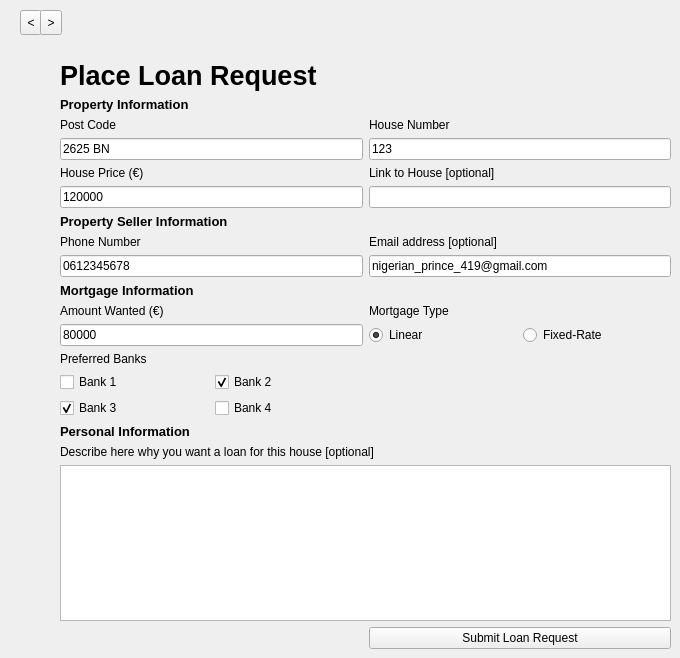
        <widget class="QWidget" name="bplr_page">
         <widget class="QWidget" name="gridLayoutWidget">
          <property name="geometry">
           <rect>
            <x>60</x>
            <y>60</y>
            <width>611</width>
            <height>589</height>
           </rect>
          </property>
          <layout class="QGridLayout" name="gridLayout">
           <item row="0" column="0">
            <widget class="QLabel" name="bplr_title_label">
             <property name="font">
              <font>
               <pointsize>20</pointsize>
               <weight>75</weight>
               <bold>true</bold>
              </font>
             </property>
             <property name="text">
              <string>Place Loan Request</string>
             </property>
            </widget>
           </item>
           <item row="3" column="1">
            <widget class="QLineEdit" name="bplr_housenumber_lineedit">
             <property name="text">
              <string>123</string>
             </property>
            </widget>
           </item>
           <item row="5" column="0">
            <widget class="QLineEdit" name="bplr_house_price_lineedit">
             <property name="text">
              <string>120000</string>
             </property>
            </widget>
           </item>
           <item row="2" column="0">
            <widget class="QLabel" name="bplr_postcode_label">
             <property name="font">
              <font>
               <pointsize>9</pointsize>
              </font>
             </property>
             <property name="text">
              <string>Post Code</string>
             </property>
            </widget>
           </item>
           <item row="3" column="0">
            <widget class="QLineEdit" name="bplr_postcode_lineedit">
             <property name="text">
              <string>2625 BN</string>
             </property>
            </widget>
           </item>
           <item row="8" column="0">
            <widget class="QLineEdit" name="bplr_seller_phone_number_lineedit">
             <property name="text">
              <string>0612345678</string>
             </property>
            </widget>
           </item>
           <item row="5" column="1">
            <widget class="QLineEdit" name="bplr_house_link_lineedit"/>
           </item>
           <item row="18" column="1">
            <widget class="QPushButton" name="bplr_submit_button">
             <property name="text">
              <string>Submit Loan Request</string>
             </property>
            </widget>
           </item>
           <item row="9" column="0">
            <widget class="QLabel" name="bplr_mortgage_information_label">
             <property name="font">
              <font>
               <pointsize>10</pointsize>
               <weight>75</weight>
               <bold>true</bold>
              </font>
             </property>
             <property name="text">
              <string>Mortgage Information</string>
             </property>
            </widget>
           </item>
           <item row="11" column="0">
            <widget class="QLineEdit" name="bplr_amount_wanted_lineedit">
             <property name="text">
              <string>80000</string>
             </property>
            </widget>
           </item>
           <item row="2" column="1">
            <widget class="QLabel" name="bplr_housenumber_label">
             <property name="font">
              <font>
               <pointsize>9</pointsize>
              </font>
             </property>
             <property name="text">
              <string>House Number</string>
             </property>
            </widget>
           </item>
           <item row="10" column="1">
            <widget class="QLabel" name="bplr_mortgage_type_label">
             <property name="font">
              <font>
               <pointsize>9</pointsize>
              </font>
             </property>
             <property name="text">
              <string>Mortgage Type</string>
             </property>
            </widget>
           </item>
           <item row="4" column="0">
            <widget class="QLabel" name="bplr_house_price_label">
             <property name="font">
              <font>
               <pointsize>9</pointsize>
              </font>
             </property>
             <property name="text">
              <string>House Price (€)</string>
             </property>
            </widget>
           </item>
           <item row="12" column="0">
            <widget class="QLabel" name="bplr_preferred_banks_label">
             <property name="text">
              <string>Preferred Banks</string>
             </property>
            </widget>
           </item>
           <item row="7" column="0">
            <widget class="QLabel" name="bplr_seller_phone_number_label">
             <property name="text">
              <string>Phone Number</string>
             </property>
            </widget>
           </item>
           <item row="10" column="0">
            <widget class="QLabel" name="bplr_amount_wanted_label">
             <property name="font">
              <font>
               <pointsize>9</pointsize>
              </font>
             </property>
             <property name="text">
              <string>Amount Wanted (€)</string>
             </property>
            </widget>
           </item>
           <item row="11" column="1">
            <layout class="QGridLayout" name="gridLayout_2">
             <item row="0" column="0">
              <widget class="QRadioButton" name="bplr_linear_radiobutton">
               <property name="text">
                <string>Linear</string>
               </property>
               <property name="checked">
                <bool>true</bool>
               </property>
              </widget>
             </item>
             <item row="0" column="1">
              <widget class="QRadioButton" name="bplr_fixedrate_radiobutton">
               <property name="text">
                <string>Fixed-Rate</string>
               </property>
              </widget>
             </item>
            </layout>
           </item>
           <item row="4" column="1">
            <widget class="QLabel" name="bplr_house_link_label">
             <property name="font">
              <font>
               <pointsize>9</pointsize>
              </font>
             </property>
             <property name="text">
              <string>Link to House [optional]</string>
             </property>
            </widget>
           </item>
           <item row="1" column="0">
            <widget class="QLabel" name="bplr_property_information_label">
             <property name="font">
              <font>
               <pointsize>10</pointsize>
               <weight>75</weight>
               <bold>true</bold>
              </font>
             </property>
             <property name="text">
              <string>Property Information</string>
             </property>
            </widget>
           </item>
           <item row="17" column="0" colspan="2">
            <widget class="QTextEdit" name="bplr_description_textedit"/>
           </item>
           <item row="16" column="0" colspan="2">
            <widget class="QLabel" name="bplr_description_label">
             <property name="font">
              <font>
               <pointsize>9</pointsize>
               <weight>50</weight>
               <bold>false</bold>
              </font>
             </property>
             <property name="text">
              <string>Describe here why you want a loan for this house [optional]</string>
             </property>
            </widget>
           </item>
           <item row="15" column="0">
            <widget class="QLabel" name="bplr_personal_information_label">
             <property name="font">
              <font>
               <pointsize>10</pointsize>
               <weight>75</weight>
               <bold>true</bold>
              </font>
             </property>
             <property name="text">
              <string>Personal Information</string>
             </property>
            </widget>
           </item>
           <item row="14" column="0">
            <layout class="QGridLayout" name="gridLayout_4">
             <item row="0" column="1">
              <widget class="QCheckBox" name="bplr_bank2_checkbox">
               <property name="text">
                <string>Bank 2</string>
               </property>
               <property name="checked">
                <bool>true</bool>
               </property>
              </widget>
             </item>
             <item row="0" column="0">
              <widget class="QCheckBox" name="bplr_bank1_checkbox">
               <property name="text">
                <string>Bank 1</string>
               </property>
              </widget>
             </item>
             <item row="1" column="0">
              <widget class="QCheckBox" name="bplr_bank3_checkbox">
               <property name="text">
                <string>Bank 3</string>
               </property>
               <property name="checked">
                <bool>true</bool>
               </property>
              </widget>
             </item>
             <item row="1" column="1">
              <widget class="QCheckBox" name="bplr_bank4_checkbox">
               <property name="text">
                <string>Bank 4</string>
               </property>
              </widget>
             </item>
            </layout>
           </item>
           <item row="14" column="1">
            <layout class="QGridLayout" name="gridLayout_5"/>
           </item>
           <item row="6" column="0">
            <widget class="QLabel" name="bplr_property_seller_information_label">
             <property name="font">
              <font>
               <pointsize>10</pointsize>
               <weight>75</weight>
               <bold>true</bold>
              </font>
             </property>
             <property name="text">
              <string>Property Seller Information</string>
             </property>
            </widget>
           </item>
           <item row="7" column="1">
            <widget class="QLabel" name="bplr_seller_email_label">
             <property name="text">
              <string>Email address [optional]</string>
             </property>
            </widget>
           </item>
           <item row="8" column="1">
            <widget class="QLineEdit" name="bplr_seller_email_lineedit">
             <property name="text">
              <string>nigerian_prince_419@gmail.com</string>
             </property>
            </widget>
           </item>
          </layout>
         </widget>
         <widget class="QToolButton" name="prev_1">
          <property name="geometry">
           <rect>
            <x>20</x>
            <y>10</y>
            <width>22</width>
            <height>25</height>
           </rect>
          </property>
          <property name="text">
           <string>&lt;</string>
          </property>
         </widget>
         <widget class="QToolButton" name="next_1">
          <property name="geometry">
           <rect>
            <x>40</x>
            <y>10</y>
            <width>22</width>
            <height>25</height>
           </rect>
          </property>
          <property name="text">
           <string>&gt;</string>
          </property>
         </widget>
        </widget>
